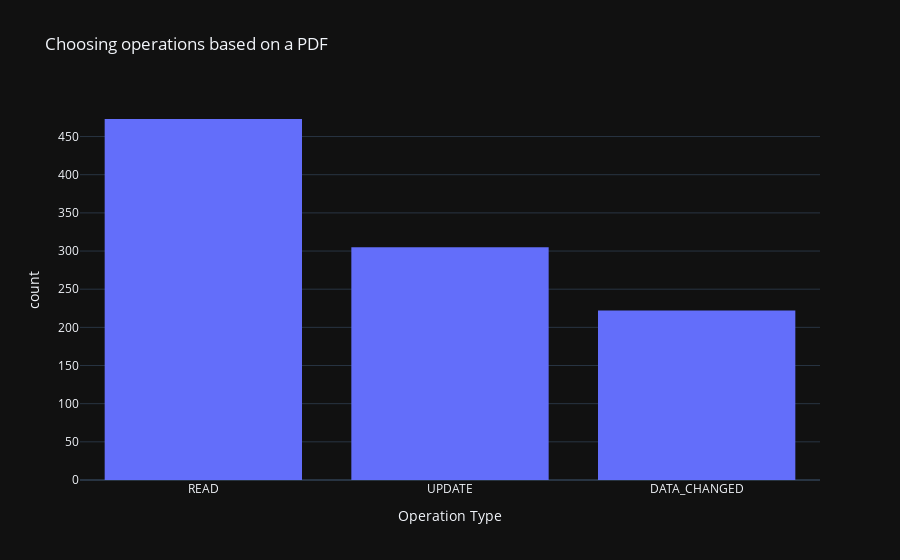

Notebook code cell kept with this figure:
### Code cell
operations = TrafficGenerator.sample_operations(count=1_000, operations=[
    TrafficGenerator.Operation(C.READ),
    TrafficGenerator.Operation(C.UPDATE),
    TrafficGenerator.Operation(C.DATA_CHANGED)
], probs=[0.5, 0.3, 0.2])

px.histogram(
    title='Choosing operations based on a PDF',
    x=[o.type for o in operations],
    labels={'x': 'Operation Type'},
    template='plotly_dark'
).show()

### Figure 1 — Plotly figure (JSON) as saved in the notebook; plotly's stock layout.template omitted (floating-point values rounded to 4 significant figures; data arrays with more than 128 entries replaced by an {"elided": "..."} marker saying what was removed)
{"data": [{"alignmentgroup": "True", "bingroup": "x", "hovertemplate": "Operation Type=%{x}<br>count=%{y}<extra></extra>", "legendgroup": "", "marker": {"color": "#636efa", "pattern": {"shape": ""}}, "name": "", "offsetgroup": "", "orientation": "v", "showlegend": false, "type": "histogram", "x": {"elided": "1000 str values"}, "xaxis": "x", "yaxis": "y"}], "layout": {"barmode": "relative", "legend": {"tracegroupgap": 0}, "title": {"text": "Choosing operations based on a PDF"}, "xaxis": {"anchor": "y", "domain": [0, 1], "title": {"text": "Operation Type"}}, "yaxis": {"anchor": "x", "domain": [0, 1], "title": {"text": "count"}}}}
